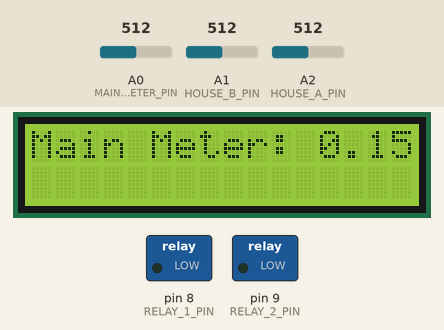
The sketch below on a simulated Arduino Uno, built with avr-gcc and run on an emulated ATmega328P. On the bench: 16×2 character LCD, switched loads named in the sketch (green lamp = pin HIGH). The inputs (shaded band) are chosen by the test bench; at power-on: A0 (MAIN_METER_PIN) = 512, A1 (HOUSE_B_PIN) = 512, A2 (HOUSE_A_PIN) = 512.

Above: at 1.2 s.
1.3 s: A0 (MAIN_METER_PIN) set to 0
At 7.3 s:
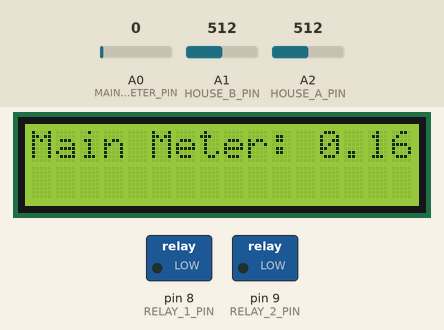
13.2 s: A1 (HOUSE_B_PIN) set to 0
At 23.9 s:
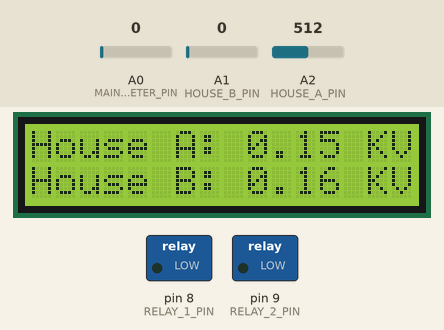
25.1 s: A2 (HOUSE_A_PIN) set to 0
At 35.9 s:
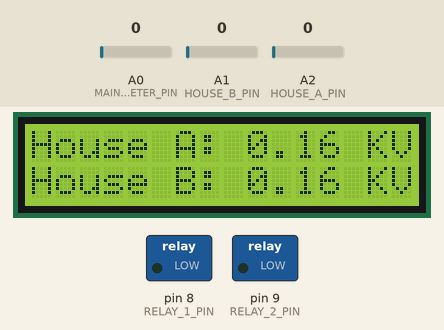
37.0 s: A1 (HOUSE_B_PIN) set to 122
At 47.7 s:
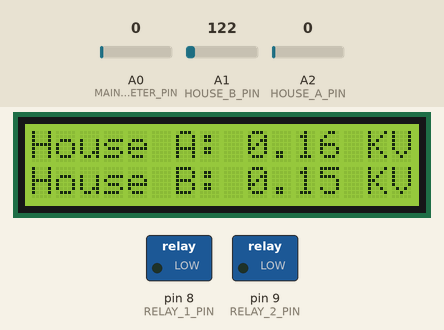
Timing chart, 0 to 49.2 s (numbered marks = the images above; inputs shaded):
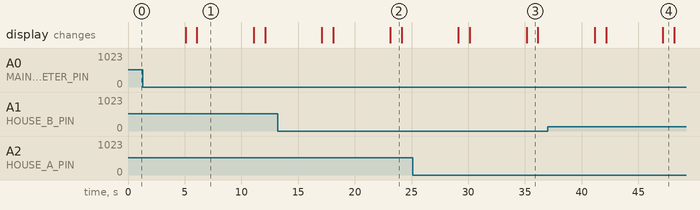

Measured:
- after the input at 1.3 s, the display: first differs from a run without the input after 4.8 s (image 1)
- after the input at 13.2 s, the display: first differs from a run without the input after 9.9 s (image 2)
- after the input at 25.1 s, the display: first differs from a run without the input after 10.0 s (image 3)
- after the input at 37.0 s, the display: first differs from a run without the input after 10.2 s (image 4)
- what the display in image 1 shows lasts 5.0 s, from 6.1 s to 11.1 s
- what the display in image 2 shows lasts 1.0 s, from 23.1 s to 24.1 s

The sketch:

LAND.ino
```cpp
#include <LiquidCrystal.h>

// Define ACS712 sensitivity (mV/A)
const float ACS712_SENSITIVITY = 185.0;

// Define nominal voltage (V)
const float NOMINAL_VOLTAGE = 240.0;

// Define ACS712 sensor pins
const int MAIN_METER_PIN = A0;
const int HOUSE_A_PIN = A2;
const int HOUSE_B_PIN = A1;

// Define relay pins
const int RELAY_1_PIN = 8;
const int RELAY_2_PIN = 9;

// Define relay thresholds (adjust as needed)
const float RELAY_THRESHOLD_KVA_1 = 5.0; // Example threshold for RELAY_1 in KVA
const float RELAY_THRESHOLD_KVA_2 = 8.0; // Example threshold for RELAY_2 in KVA

// Define LCD pins
LiquidCrystal lcd(12, 11, 5, 4, 3, 2);

void setup() {
  // Initialize serial communication
  Serial.begin(9600);

  // Initialize LCD
  lcd.begin(16, 2);

  // Initialize relay pins
  pinMode(RELAY_1_PIN, OUTPUT);
  pinMode(RELAY_2_PIN, OUTPUT);

  // Initialize ACS712 sensor pins
  pinMode(MAIN_METER_PIN, INPUT);
  pinMode(HOUSE_A_PIN, INPUT);
  pinMode(HOUSE_B_PIN, INPUT);
}

void loop() {
  // Read current from ACS712 sensors
  float mainMeterCurrent = readCurrent(MAIN_METER_PIN);
  float houseACurrent = readCurrent(HOUSE_A_PIN);
  float houseBCurrent = readCurrent(HOUSE_B_PIN);

  // Display main meter reading on the first screen
  lcd.clear();
  lcd.print("Main Meter: ");
  lcd.print(calculatePower(mainMeterCurrent));
  lcd.print(" KVA");

  // Delay for a while
  delay(5000);

  // Display House A and House B readings on the second screen
  lcd.clear();
  lcd.print("House A: ");
  lcd.print(calculatePower(houseACurrent));
  lcd.print(" KVA");

  lcd.setCursor(0, 1);
  lcd.print("House B: ");
  lcd.print(calculatePower(houseBCurrent));
  lcd.print(" KVA");

  // Activate relays based on thresholds
  if (houseACurrent > RELAY_THRESHOLD_KVA_1) {
    activateRelay(RELAY_1_PIN);
  } else {
    deactivateRelay(RELAY_1_PIN);
  }

  if (houseBCurrent > RELAY_THRESHOLD_KVA_2) {
    activateRelay(RELAY_2_PIN);
  } else {
    deactivateRelay(RELAY_2_PIN);
  }

  delay(1000); // Adjust delay as needed
}

float readCurrent(int sensorPin) {
  int sensorValue = analogRead(sensorPin);
  float voltage = sensorValue * (5.0 / 1023.0);
  float current = (voltage - (NOMINAL_VOLTAGE / 2.0)) / ACS712_SENSITIVITY;
  return abs(current);
}

float calculatePower(float current) {
  return (NOMINAL_VOLTAGE * current) / 1000.0; // Power in KVA
}

void activateRelay(int relayPin) {
  digitalWrite(relayPin, HIGH);
}

void deactivateRelay(int relayPin) {
  digitalWrite(relayPin, LOW);
}
```
